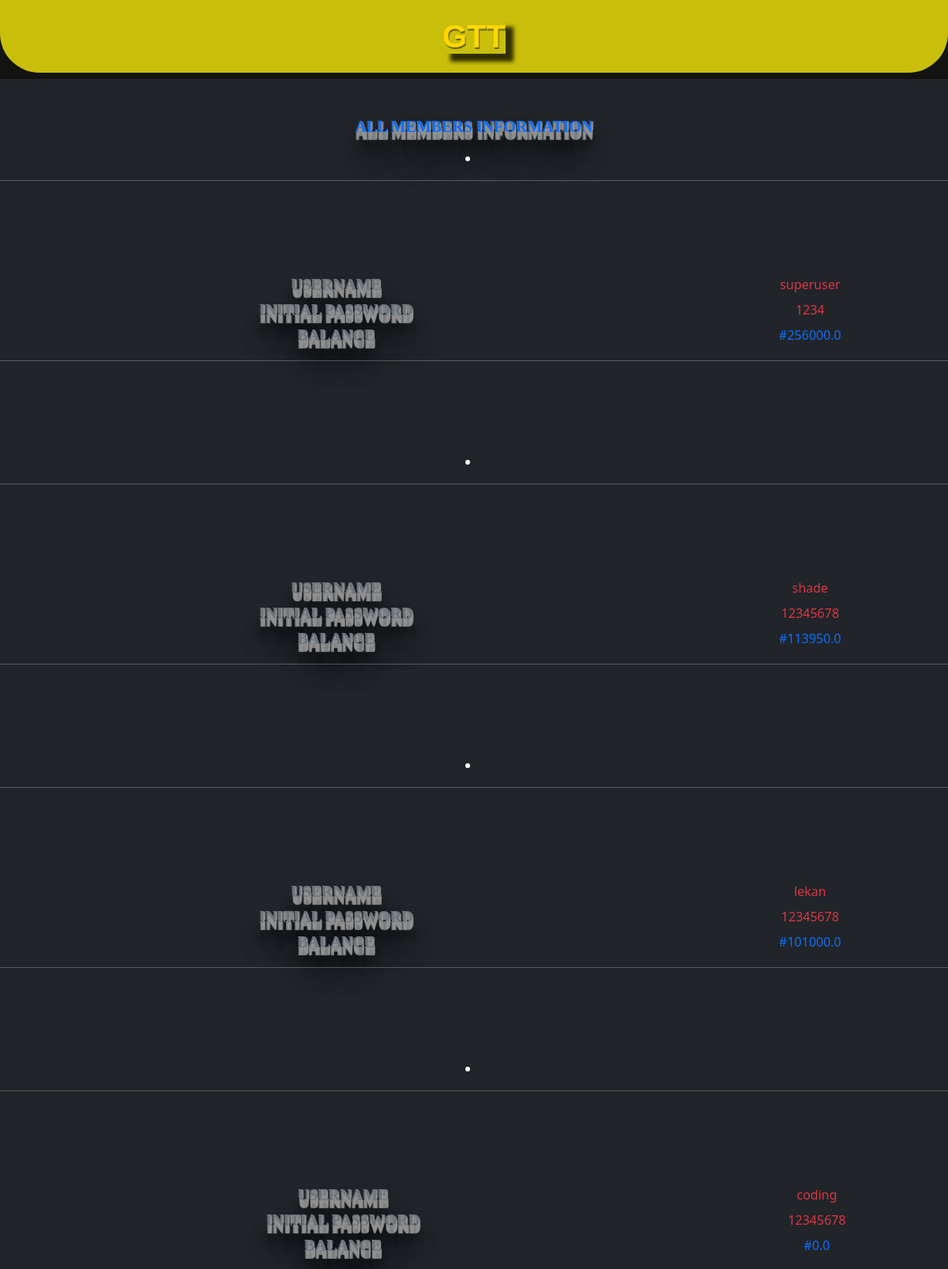
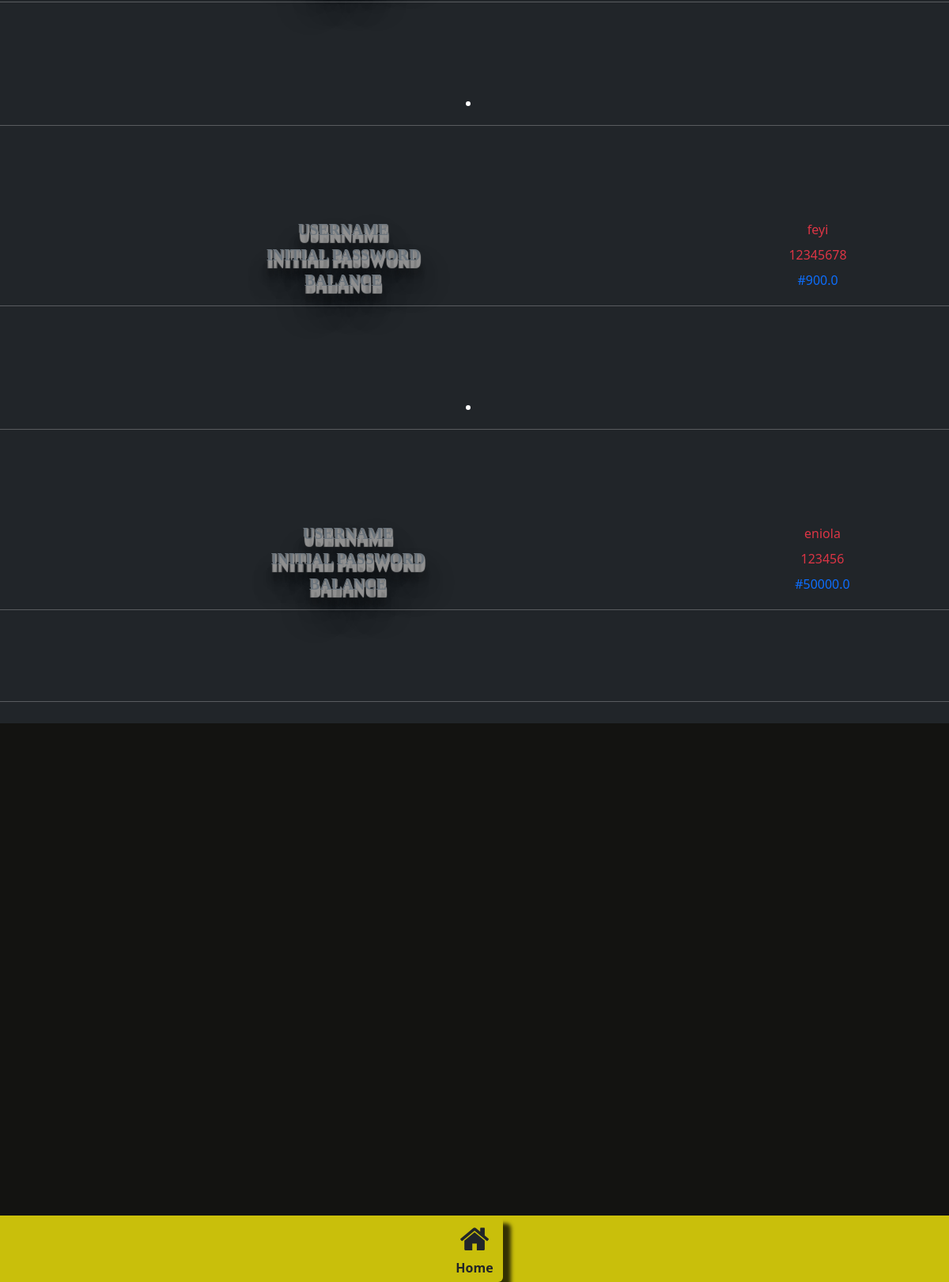
Screenshot of /private/getAllMembersInfo (signed in) with the database file from the repository (2 pictures, top to bottom).
### main/models.py (models this page shows, shortened)
class Members(models.Model):
    user = models.OneToOneField(User,on_delete=models.CASCADE,null=True,blank=True)
    initial_password = models.TextField(default=None, null=True, blank=True)
    is_special = models.BooleanField(default=False, null=True, blank=True)
    gender = models.CharField(max_length=1000,null=True,blank=True)
    country = models.TextField(default=None, null=True, blank=True)
    balance = models.FloatField(default=0,null=True,blank=True)
    number_of_play = models.IntegerField(default=0,null=True,blank=True)
    number_of_draw = models.IntegerField(default=0,null=True,blank=True)
    number_of_win = models.IntegerField(default=0,null=True,blank=True)
    number_of_loss = models.IntegerField(default=0,null=True,blank=True)
    win_ratio = models.IntegerField(default=0,null=True,blank=True)
    transaction_history = models.ManyToManyField(Transfer_History,blank=True)
    is_available = models.BooleanField(default=False,null=True,blank=True)
    available_id = models.IntegerField(default=0,null=True,blank=True)
    has_transfer = models.BooleanField(default=False,null=True,blank=True)
    admin_charge = models.FloatField(default=0,null=True,blank=True)
    user_game_link = models.CharField(max_length=1000,null=True,blank=True)
    my_challenges = models.ManyToManyField(Challenges,blank=True,related_name="My_Challenges")
    missed_challenges = models.ManyToManyField(Challenges,blank=True,related_name="Missed_Challenges")
    has_clicked_missed_challenges = models.BooleanField(default=False,null=True,blank=True)
    has_game = models.BooleanField(default=False,null=True,blank=True)
    is_challenger = models.BooleanField(default=False,null=True,blank=True)
    current_opponent = models.CharField(max_length=1000,null=True,blank=True)
    challenge_expiry_time = models.DateTimeField(null=True,blank=True)
    current_challenge_amount = models.FloatField(default=0,null=True,blank=True)
    current_game_id = models.IntegerField(default=0,null=True,blank=True)
    game_started = models.BooleanField(default=False,null=True,blank=True)
    current_game_wining_amount = models.IntegerField(default=0,null=True,blank=True)
    report_history = models.ManyToManyField(Game_Delay_Report,blank=True)
    number_of_reports = models.IntegerField(default=0,null=True,blank=True)
    is_blacklisted = models.BooleanField(default=False,null=True,blank=True)
    current_game_type = models.CharField(max_length=1000,null=True,blank=True)
    current_number_of_whott_cards = models.IntegerField(default=0,null=True,blank=True)
    shuffling_starting_game_on_progress = models.BooleanField(default=False, null=True, blank=True)
    shuffling_check = models.BooleanField(default=False, null=True, blank=True)
    notifications = models.ManyToManyField(Notifications,blank=True)
    allow_system_alert = models.BooleanField(default=True, null=True, blank=True)
    allow_missed_challenge_alert = models.BooleanField(default=True, null=True, blank=True)
    allow_tournament_alert = models.BooleanField(default=False, null=True, blank=True)
    allow_bonus_alert = models.BooleanField(default=True, null=True, blank=True)
    game_invite_privacy = models.BooleanField(default=True,max_length=1000,null=True,blank=True)
    profile_visibility_privacy = models.BooleanField(default=True,max_length=1000,null=True,blank=True)
    username_search_visibility_privacy = models.BooleanField(default=True, null=True, blank=True)
    balance_visibility_privacy = models.BooleanField(default=False, null=True, blank=True)
    can_transfer = models.BooleanField(default=True, null=True, blank=True)
    highest_win = models.IntegerField(default=0,null=True,blank=True)
    highest_loss = models.IntegerField(default=0,null=True,blank=True)
    my_chats = models.ManyToManyField(All_Chats,blank=True)
    current_room_id = models.IntegerField(default=0,null=True,blank=True)
    deposit_in_progress = models.BooleanField(default=False, null=True, blank=True)
    allow_game_reload = models.BooleanField(default=True, null=True, blank=True)
    my_withdrawals = models.ManyToManyField(Withdrawals,blank=True)

### private/views.py (the view)
# urls.py: path("getAllMembersInfo",Get_All_Members_Info.as_view(),name="get_all_members_info_page"),
class Get_All_Members_Info(View):
    def get(self,request):
        if request.user.is_authenticated:
            if request.user.is_superuser:
                get_all_members = Members.objects.all()
                context = {
                    "all_members":get_all_members
                }
                return render(request,"get_all_members_details.html",context)
            else:
                return redirect("home_page")
        else:
            return redirect("login_page")

### templates/get_all_members_details.html (shortened to what this page needs)
{% load static %}
<!DOCTYPE html>
<html lang="en">
<head>
    <link rel="stylesheet" href="{% static 'css/style.css' %}">
    <link rel="stylesheet" href="https://cdnjs.cloudflare.com/ajax/libs/font-awesome/4.7.0/css/font-awesome.min.css">
    <link href="https://cdn.jsdelivr.net/npm/bootstrap@5.2.0/dist/css/bootstrap.min.css" rel="stylesheet">
</head>
<body style="background-color:#131311">
  <div class="top-navbar d-md-flex p-3 justify-content-center" style="background-color:#c9bf0b">
    <a href="{% url 'admin_private_space_page' %}" style="text-decoration:none"><b id="gtt">GTT</b></a>
  </div>
  <main class="text-center bg-dark text-white">
    <div class="text-center my-5">
        <h1 class="text-center text-primary text mb-3">All Members Information</h1>
        {% for i in all_members %}
            <l>
                <li>
                    <hr style="width:100%;height:100px;color:white">
                    <table class="w-100 p-5">
                            <tr>
                                <th class="text text-secondary">Username</th>
                                <td class=" text-danger">{{i.user}}</td>
                            </tr>
                            <tr>
                                <th class="text text-secondary">Initial Password</th>
                                <td class=" text-danger">{{i.initial_password}}</td>
                            </tr>
                            <tr>
                                <th class="text text-secondary">Balance</th>
                                <td class=" text-primary">#{{i.balance}}</td>
                            </tr>
                    </table>
                    <hr style="width:100%;height:100px;color:white">
                </li>
            </l>
        {% endfor %}
        <hr>
    </div>
  </main>
    <div class="bottom-navbar justify-content-center" style="background-color:#c9bf0b">
      <a href="{% url 'home_page' %}"  class="btn btn-outline-dark"><i class="fa fa-home display-6" aria-hidden="true" title="home"></i><br><b>Home</b></a>
  </div>
</body>
</html>

### static/css/style.css (style rules this page uses)
body { height: 100vh; padding: 0; margin: 0; box-sizing: border-box; }
.top-navbar { width: 100%; position: fixed; top: 0; display: flex; justify-content: space-between; border-radius: 0 0 50px 50px; z-index: 1; font-size: 25px; text-shadow: 5px 1px 2px rgba(34,26,26,0.73); }
#gtt { color:gold; font-size: 40px; text-align: center; font-family: 'Gill Sans', 'Gill Sans MT', Calibri, 'Trebuchet MS', sans-serif; text-shadow: 1px 2px 1px rgba(0,0,0,.5); box-shadow: 10px 10px 5px 0px rgba(0,0,0,0.75); -webkit-box-shadow: 10px 10px 5px 0px rgba(0,0,0,0.75); -moz-box-shadow: 10px 10px 5px 0px rgba(0,0,0,0.75); }
.bottom-navbar { background-color: rgb(186, 183, 183); width:100%; position: fixed; bottom:0; display: flex; justify-content: space-between; }
main { margin:100px 0; max-height:75vh; overflow-y: scroll; overflow-x: auto; }
.bottom-navbar a { border: 0; box-shadow: 10px 10px 5px 0px rgba(0,0,0,0.75); -webkit-box-shadow: 10px 10px 5px 0px rgba(0,0,0,0.75); -moz-box-shadow: 10px 10px 5px 0px rgba(0,0,0,0.75); }

### templates/get_all_members_details.html (style rules this page uses)
.text { text-transform: uppercase; font-family: verdana; font-size: 20px; font-weight: 700; color: #f5f5f5; text-shadow: 1px 1px 1px #919191, 1px 2px 1px #919191, 1px 3px 1px #919191, 1px 4px 1px #919191, 1px 5px 1px #919191, 1px 6px 1px #919191, 1px 7px 1px #919191, 1px 8px 1px #919191, 1px 9px 1px #919191, 1px 10px 1px #919191, 1px 18px 6px rgba(16,16,16,0.4), 1px 22px 10px rgba(16,16,16,0.2), 1px 25px 35px rgba(16,16,16,0.2), 1px 30px 60px rgba(16,16,16,0.4); }

### rows the page displays
Members: user "superuser", initial_password "1234", balance "256000.0"
Members: user "shade", initial_password "12345678", balance "113950.0"
Members: user "lekan", initial_password "12345678", balance "101000.0"
Members: user "coding", initial_password "12345678", balance "0.0"
Members: user "feyi", initial_password "12345678", balance "900.0"
Members: user "eniola", initial_password "123456", balance "50000.0"
